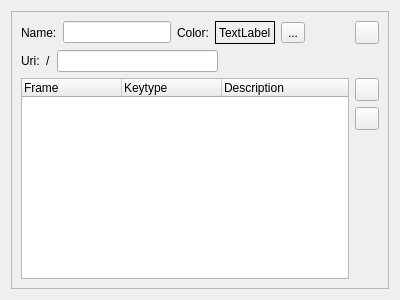
<?xml version="1.0" encoding="UTF-8"?>
<ui version="4.0">
 <class>motionControlMotorClass</class>
 <widget class="QWidget" name="motionControlMotorClass">
  <property name="geometry">
   <rect>
    <x>0</x>
    <y>0</y>
    <width>400</width>
    <height>300</height>
   </rect>
  </property>
  <property name="windowTitle">
   <string>Form</string>
  </property>
  <layout class="QVBoxLayout" name="verticalLayout_3">
   <item>
    <widget class="QFrame" name="frame">
     <property name="frameShape">
      <enum>QFrame::StyledPanel</enum>
     </property>
     <property name="frameShadow">
      <enum>QFrame::Raised</enum>
     </property>
     <layout class="QVBoxLayout" name="verticalLayout_2">
      <item>
       <layout class="QHBoxLayout" name="horizontalLayout">
        <item>
         <widget class="QLabel" name="label">
          <property name="text">
           <string>Name:</string>
          </property>
         </widget>
        </item>
        <item>
         <widget class="QLineEdit" name="motorNameLineEdit"/>
        </item>
        <item>
         <widget class="QLabel" name="label_2">
          <property name="text">
           <string>Color:</string>
          </property>
         </widget>
        </item>
        <item>
         <widget class="QLabel" name="colorLabel">
          <property name="autoFillBackground">
           <bool>true</bool>
          </property>
          <property name="frameShape">
           <enum>QFrame::Box</enum>
          </property>
          <property name="text">
           <string>TextLabel</string>
          </property>
         </widget>
        </item>
        <item>
         <widget class="QToolButton" name="colorSelect">
          <property name="text">
           <string>...</string>
          </property>
          <property name="icon">
           <iconset resource="../resources.qrc">
            <normaloff>:/icons/resources/gtk-color-picker.png</normaloff>:/icons/resources/gtk-color-picker.png</iconset>
          </property>
          <property name="iconSize">
           <size>
            <width>16</width>
            <height>16</height>
           </size>
          </property>
         </widget>
        </item>
        <item>
         <spacer name="horizontalSpacer">
          <property name="orientation">
           <enum>Qt::Horizontal</enum>
          </property>
          <property name="sizeHint" stdset="0">
           <size>
            <width>40</width>
            <height>20</height>
           </size>
          </property>
         </spacer>
        </item>
        <item>
         <widget class="QToolButton" name="deleteMotorToolButton">
          <property name="text">
           <string/>
          </property>
          <property name="icon">
           <iconset resource="../resources.qrc">
            <normaloff>:/icons/resources/trash-16.png</normaloff>:/icons/resources/trash-16.png</iconset>
          </property>
         </widget>
        </item>
       </layout>
      </item>
      <item>
       <layout class="QHBoxLayout" name="horizontalLayout_3">
        <property name="topMargin">
         <number>0</number>
        </property>
        <item>
         <widget class="QLabel" name="label_3">
          <property name="text">
           <string>Uri:</string>
          </property>
         </widget>
        </item>
        <item>
         <widget class="QLabel" name="uriPrefixLabel">
          <property name="text">
           <string>/</string>
          </property>
         </widget>
        </item>
        <item>
         <widget class="QLineEdit" name="uriLineEdit"/>
        </item>
        <item>
         <spacer name="horizontalSpacer_2">
          <property name="orientation">
           <enum>Qt::Horizontal</enum>
          </property>
          <property name="sizeHint" stdset="0">
           <size>
            <width>40</width>
            <height>20</height>
           </size>
          </property>
         </spacer>
        </item>
       </layout>
      </item>
      <item>
       <layout class="QHBoxLayout" name="horizontalLayout_2">
        <item>
         <widget class="QTreeWidget" name="keyTreeWidget">
          <column>
           <property name="text">
            <string>Frame</string>
           </property>
          </column>
          <column>
           <property name="text">
            <string>Keytype</string>
           </property>
          </column>
          <column>
           <property name="text">
            <string>Description</string>
           </property>
          </column>
         </widget>
        </item>
        <item>
         <layout class="QVBoxLayout" name="verticalLayout">
          <item>
           <widget class="QToolButton" name="addKeyframeToolButton">
            <property name="text">
             <string/>
            </property>
            <property name="icon">
             <iconset resource="../resources.qrc">
              <normaloff>:/icons/resources/key_set.png</normaloff>:/icons/resources/key_set.png</iconset>
            </property>
            <property name="iconSize">
             <size>
              <width>16</width>
              <height>16</height>
             </size>
            </property>
           </widget>
          </item>
          <item>
           <widget class="QToolButton" name="deleteKeyframeToolButton">
            <property name="text">
             <string/>
            </property>
            <property name="icon">
             <iconset resource="../resources.qrc">
              <normaloff>:/icons/resources/key_delete.png</normaloff>:/icons/resources/key_delete.png</iconset>
            </property>
            <property name="iconSize">
             <size>
              <width>16</width>
              <height>16</height>
             </size>
            </property>
           </widget>
          </item>
          <item>
           <spacer name="verticalSpacer">
            <property name="orientation">
             <enum>Qt::Vertical</enum>
            </property>
            <property name="sizeHint" stdset="0">
             <size>
              <width>20</width>
              <height>40</height>
             </size>
            </property>
           </spacer>
          </item>
         </layout>
        </item>
       </layout>
      </item>
     </layout>
    </widget>
   </item>
  </layout>
 </widget>
 <resources>
  <include location="../resources.qrc"/>
 </resources>
 <connections/>
</ui>
